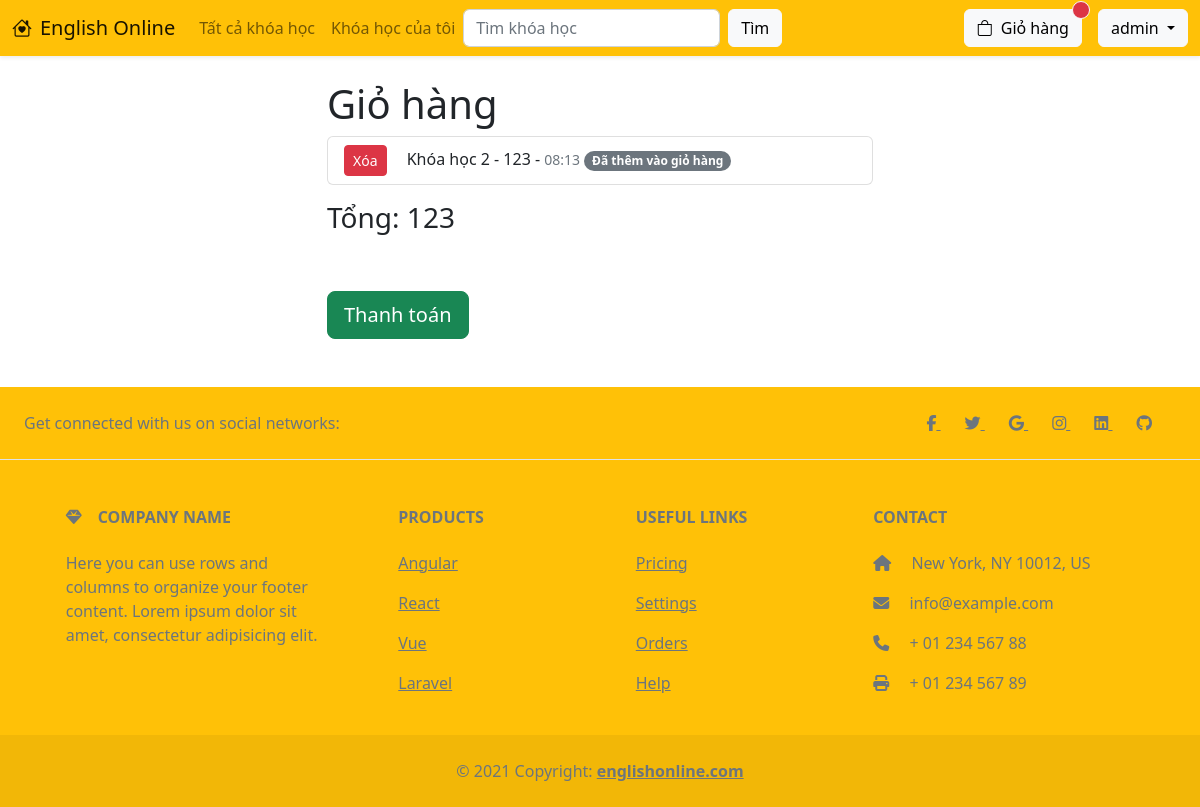
The app's page /cart/ (signed in) with its own data.
### CM/models.py (models this page shows, shortened)
class UserCourse(models.Model):
    user = models.ForeignKey(User, on_delete=models.CASCADE)
    course = models.ForeignKey(Course, on_delete=models.CASCADE)
    time_added = models.TimeField(auto_now=True)
    STATUS_CHOICES = [
        ('added','Đã thêm vào giỏ hàng'),
        ('waiting', 'Đang chờ thanh toán'),
        ('purchased', 'Đã thanh toán')
    ]
    status = models.CharField(max_length=10, choices=STATUS_CHOICES, default='added')
    class Meta:
        unique_together = ['user', 'course']

class Course(models.Model):
    title = models.CharField(max_length=200)
    img = models.ImageField(upload_to='images/')
    descreption = models.CharField(max_length=1000)
    price = models.IntegerField()
    videos = models.ManyToManyField('Video', blank=True)

### CM/views.py (the view)
# urls.py: path('cart/', views.cart, name='cart'),
@login_required
def cart(request):
    carts = UserCourse.objects.filter(user=request.user).exclude(status='purchased')
    carts_price = sum(cart.course.price for cart in carts)
    context = {
        'carts': carts,
        'carts_price': carts_price
    }
    return render(request, 'cart.html', context)

### CM/templates/cart.html
{% extends 'base.html' %}
{% block content %}
<div class="container">
    <div class="row justify-content-center">
        <div class="col-lg-6 col-md-8 col-12">
            <h1>Giỏ hàng</h1>
            <ul class="list-group">
                {% for cart in carts %}
                <li class="list-group-item">
                    <a href="{% url 'remove_cart' cart.id %}" class="btn btn-sm btn-danger me-3" type="submit">Xóa</a>
                    {{cart.course.title}} - {{ cart.course.price }}  - <small class="text-muted">{{ cart.time_added }}</small>  <span class="badge rounded-pill text-bg-secondary">{{ cart.get_status_display }}</span> </li>
                {% endfor %}
              </ul>
              <h3 class="mt-3">Tổng: {{ carts_price }}</h3>
            <a href="{% url 'pay' %}" class="btn btn-lg btn-success mt-5">Thanh toán</a>
        </div>
    </div>
</div>
{% endblock %}

### CM/templates/header.html (shortened to what this page needs)
<nav class="navbar navbar-expand-lg bg-warning mb-4 shadow-sm">
    <div class="container-fluid">
      <a class="navbar-brand" href="{% url 'index' %}">
        {% load static %}
        <i class="bi bi-house-heart me-2"></i>English Online
      </a>
      <div class="collapse navbar-collapse" id="navbarSupportedContent">
        <ul class="navbar-nav mb-2 mb-lg-0">
          <li class="nav-item">
            <a class="nav-link" aria-current="page" href="{% url 'courses' %}">Tất cả khóa học</a>
          </li>
          {% if request.user.is_authenticated %}
          <li class="nav-item">
            <a class="nav-link" href="{% url 'my-courses' %}">Khóa học của tôi</a>
          </li>
          {% endif %}
        </ul>
        <form class="d-flex" role="search" action="{% url 'search_result' %}" method="GET" >
            <input class="form-control me-2" type="search" placeholder="Tìm khóa học" aria-label="Search" list="datalistOptions" id="exampleDataList" name="keyword">
            <button class="btn btn-light" type="submit" value="submit">Tìm</button>
        </form>
        <ul class="navbar-nav ms-auto mb-2 mb-lg-0">
            {% if not request.user.is_authenticated %}
          <li class="nav-item me-2 mt-lg-0 mt-2">
            <a class="btn btn-outline-dark" href="{% url 'login' %}">Đăng nhập</a>
          </li>
          <li class="nav-item mt-lg-0 mt-2">
            <a class="btn btn-dark" href="{% url 'register' %}">Đăng ký</a>
          </li>
          {% else %}
          <li class="nav-item mt-lg-0 mt-2">
          <a href="{% url 'cart' %}" class="btn btn-light position-relative me-3">
            <i class="bi bi-bag me-2"></i>Giỏ hàng
            {% for i in request.user.usercourse_set.all %}
              {% if i.status == 'added' or i.status == 'waiting'  %}
            <span class="position-absolute top-0 start-100 translate-middle badge border border-light rounded-circle bg-danger p-2"><span class="visually-hidden">unread messages</span></span>
              {% endif %}
              {% endfor %}
          </a>
        </li>
          <li class="nav-item mt-lg-0 mt-2 dropdown">
            <a class="btn btn-light dropdown-toggle" href="#" role="button" data-bs-toggle="dropdown" aria-expanded="false">
              {{ request.user.username }}
            </a>
          </li>
        </ul>
          {% endif %}
      </div>
    </div>
  </nav>

### records on screen
UserCourse: course "Khóa học 2", course.price "123", time_added "08:13", status "Đã thêm vào giỏ hàng"

### other values on screen
{{ request.user.username }} "admin"
{{ carts_price }} "123"
